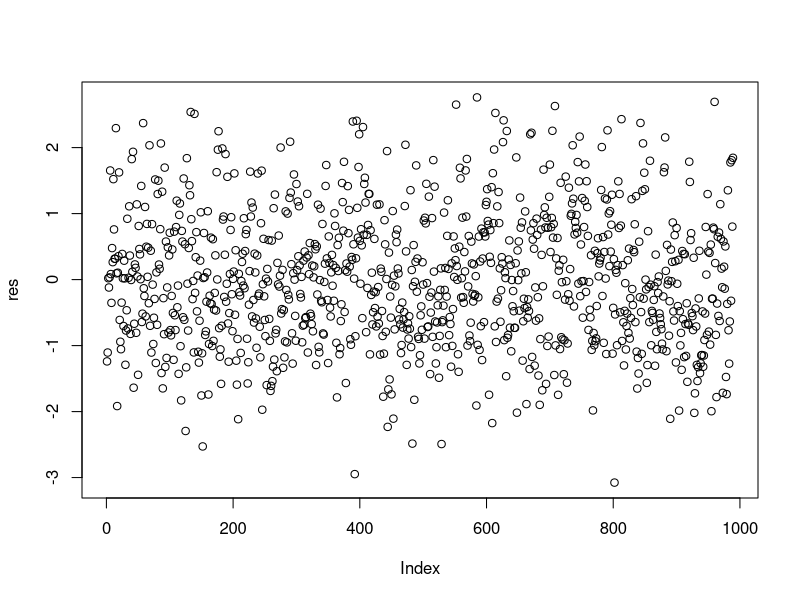
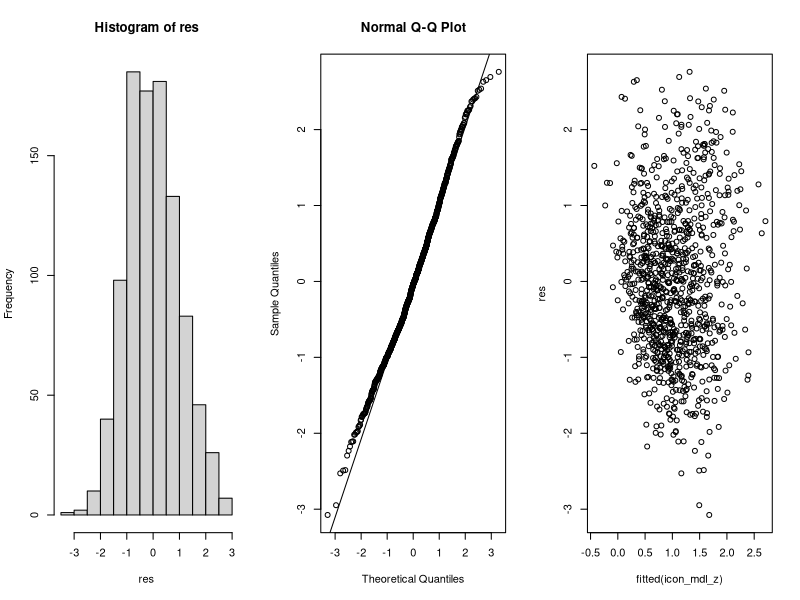

These figures' R source, in order:
library(tidyverse)
library(broom)

icon <- read_csv("perry_winter_2017_iconicity.csv")
icon %>% print(n = 4, width = Inf)




icon <- mutate(icon, Log10Freq = log10(Freq))
View(icon)



icon_mdl <- lm(Iconicity ~ SER + CorteseImag + Syst + Log10Freq, data = icon)
summary(icon_mdl)
glance(icon_mdl)$r.squared


tidy(icon_mdl) %>%
    select(term, estimate) %>%
    mutate(estimate = round(estimate, 1))

range(icon$Syst, na.rm = TRUE)

icon <- mutate(icon,
    SER_z = scale(SER),
    CorteseImag_z = scale(CorteseImag),
    Syst_z = scale(Syst),
    Freq_z = scale(Log10Freq)
)


icon_mdl_z <- lm(Iconicity ~ SER_z + CorteseImag_z + Syst_z + Freq_z, data = icon)
glance(icon_mdl_z)


tidy(icon_mdl_z) %>%
    select(term, estimate) %>%
    mutate(estimate = round(estimate, 1))


#  (Intercept)        1.3
# 2 SER_z              0.5 biggest effect we consider the magnitude
# 3 CorteseImag_z     -0.4 runner up, we only consider the magnitude
# 4 Syst_z             0
# 5 Freq_z            -0.3


res <- residuals(icon_mdl_z)
plot(res)
par(mfrow = c(1, 3))
hist(res)
qqnorm(res)
qqline(res)
plot(fitted(icon_mdl_z), res)
